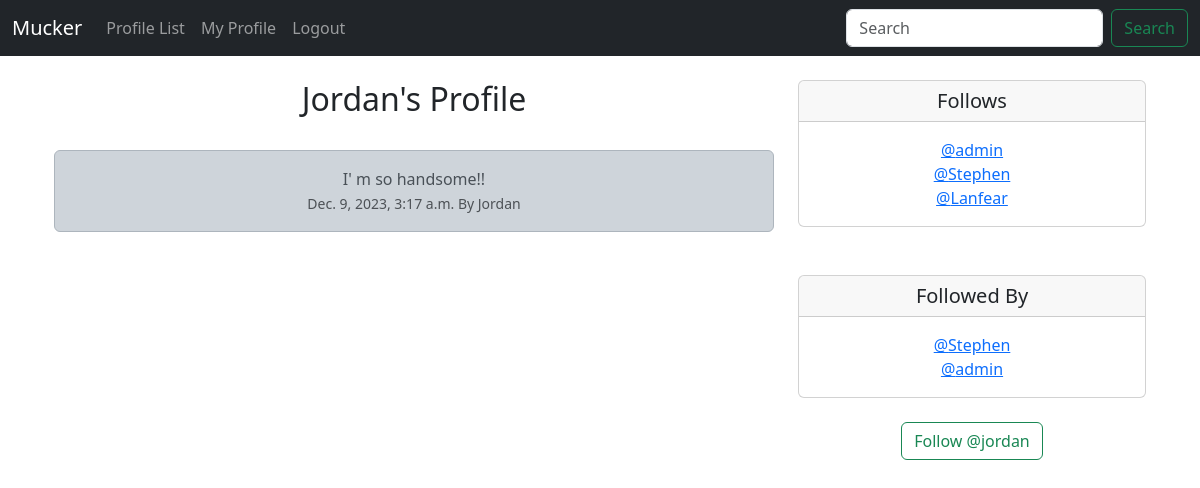
Page /profile/5 (signed in) on the committed database.
### musker/models.py (models this page shows, shortened)
class Profile(models.Model):
	user = models.OneToOneField(User, on_delete=models.CASCADE)
	follows = models.ManyToManyField("self",
		related_name = "followed_by",
		symmetrical = False,
		blank = True)
	date_modifed = models.DateTimeField(User, auto_now = True)
	def __str__(self):
		return self.user.username

class Meep(models.Model):
	user = models.ForeignKey(
		User, related_name = "meeps",
		on_delete = models.DO_NOTHING
		)
	body = models.CharField(max_length = 200)
	created_at = models.DateTimeField(auto_now_add = True)

### musker/views.py (the view, shortened to what this page needs)
# urls.py: path('profile/<int:pk>', views.profile, name= 'profile'),
def profile(request,pk):
	if request.user.is_authenticated:
		profile = Profile.objects.get(user_id=pk)
		meeps = Meep.objects.filter(user_id=pk)
		return render(request, "profile.html",
			{'profile': profile,
			"meeps": meeps})
	else:
		messages.success(request,("You must be logged in to view this page.."))
		return redirect('home')

### musker/templates/profile.html (shortened to what this page needs)
{% extends 'base.html' %}
{% block content%}
	{% if profile %}
		<div class="container text-center">
			<div class="row">
				<div class="col-8">
					<h2>{{ profile.user.username }}'s Profile</h2><br/>
					{% if meeps %}
						{% for meep in meeps %}
							<div class="alert alert-dark" role="alert">
					  		{{meep.body}}<br/>
					  		<small class="text-muted">
					  			{{meep.created_at}} By {{meep.user.username}}
					  		</small>
							</div>
						{% endfor %}
					{% endif %}
				</div>
				<div class="col-4">
					<div class="card">
					  <h5 class="card-header">Follows</h5>
					  <div class="card-body">
					    <p class="card-text">
								{% for following in profile.follows.all %}
									<a href="{% url 'profile' following.user.id %}" >@{{ following }}</a><br/>
								{% endfor %}
					    </p>
					  </div>
					</div>
					<br/><br/>
					<div class="card">
					  <h5 class="card-header">Followed By</h5>
					  <div class="card-body">
					    <p class="card-text">
								{% for following in profile.followed_by.all %}
									<a href="{% url 'profile' following.user.id %}" >@{{ following }}</a><br/>
								{% endfor %}
					    </p>
					  </div>
					</div>
					<br/>
					<form method="POST">
						{% if profile in user.profile.follows.all %}
							<button class="btn btn-outline-danger" name="follow" value="unfollow" type="submit">
								Unfollow @{{profile.user.username| lower }}
							</button>
						{% else %}
							<button class="btn btn-outline-success" name="follow" value="follow" type="submit">
								Follow @{{profile.user.username | lower}}
							</button>
						{% endif %}
					</form>
					<br/>
				</div>
			</div>
		</div>
	{% endif %}
{% endblock %}

### rows in the picture
Profile: user.username "Jordan", user.username "jordan"
Meep: body "I' m so handsome!!", created_at "Dec. 9, 2023, 3:17 a.m.", user.username "Jordan"
Profile: user.username "admin"
Profile: user.username "Stephen"
Profile: user.username "Lanfear"
